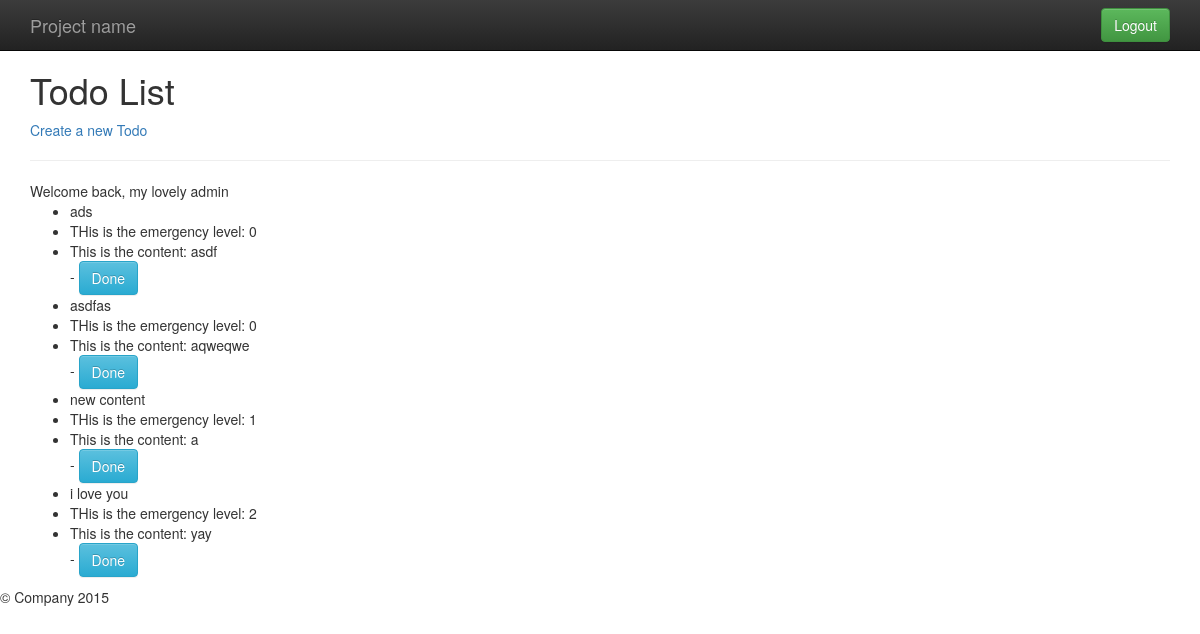
Page /todo/ (signed in) on the earlier database version.
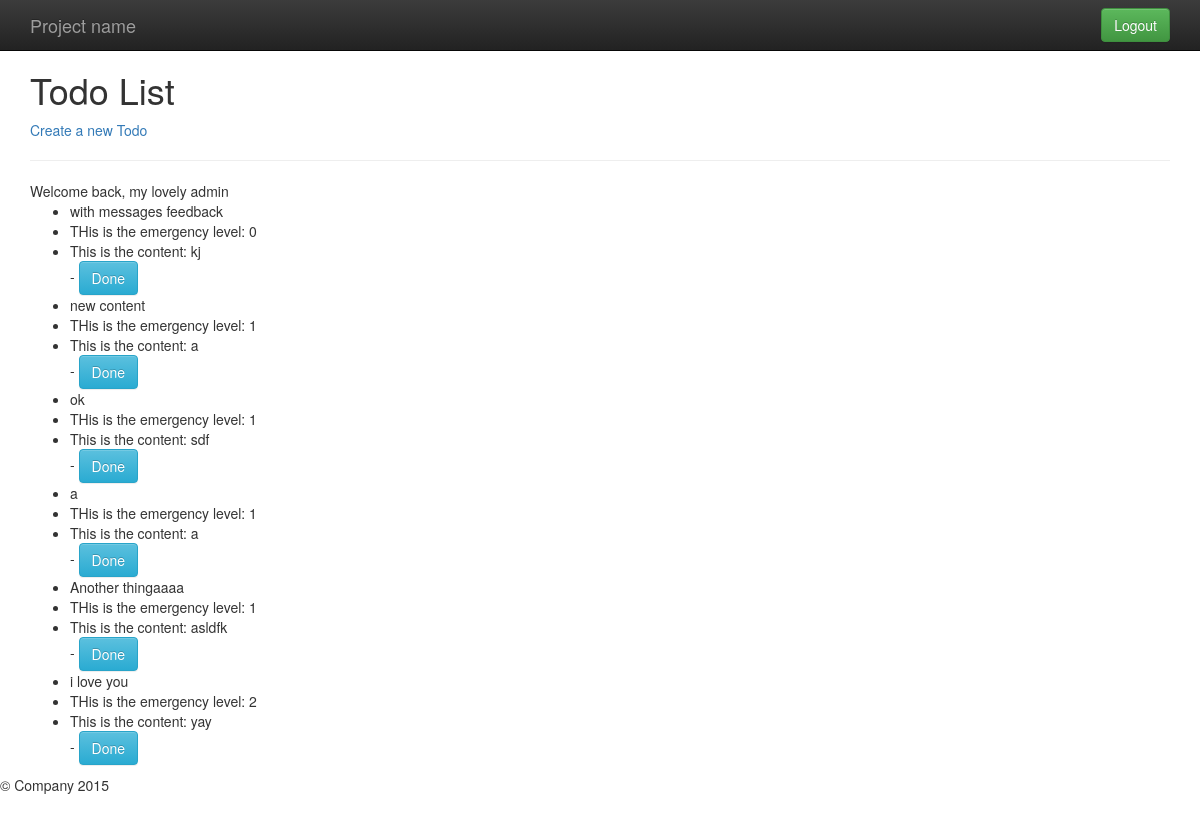
Same page on the later database version.
### taskbuster/models.py (models this page shows, shortened)
class Todo(models.Model):
    level = (
        (0, 'relax'),
        (1, 'emergent'),
        (2, 'superb')
    )
    title = models.CharField(max_length=30)
    content = models.TextField()
    choice = models.SmallIntegerField( choices=level)
    DueTime = models.DateField(default=date.today) # auto_now_add=True

### taskbuster/views.py (the view)
# urls.py: url(r'^todo/$', views.display, name="list"),
def display(request):
    if request.user.is_authenticated():
        queryset=models.Todo.objects.all().order_by("choice")
        return render(request, "taskbuster/display.html", {"queryset":queryset})
    else:
        if request.session.get('has_new', False):
            return HttpResponse("You did it!")
        else:
            return HttpResponse("You are not authorizated")

### taskbuster/templates/taskbuster/display.html (shortened to what this page needs)
{% extends "taskbuster/base.html" %}
{% block content %}
<div class="container">
<h1>Todo List</h1>
<a href="{% url 'create' %}">Create a new Todo</a>
<hr>
{% load account %}
Welcome back, my lovely {% user_display user %}
<ul>
{% for thing in queryset %}
    <li>{{ thing.title }}</li>
    <li> THis is the emergency level: {{ thing.choice }}</li>
    <li> This is the content: {{ thing.content }}</li> - <a class="btn btn-info" href="{% url 'delete' id=thing.id %}" type="button">Done</a>
{% endfor %}
</ul>
</div>
{% endblock %}

### taskbuster/templates/taskbuster/base.html (shortened to what this page needs)
<!doctype html>
{% load staticfiles %}
 <html class="no-js" lang="">
    <head>
        <link rel="stylesheet" href="{% static 'taskbuster/css/bootstrap.min.css' %}">
        <link rel="stylesheet" href="{% static 'taskbuster/css/bootstrap-theme.min.css' %}">
        <link rel="stylesheet" href="{% static 'taskbuster/css/main.css' %}">
    </head>
    <body>
    {% block navbar %}
    <nav class="navbar navbar-inverse navbar-fixed-top" role="navigation">
      <div class="container">
        <div class="navbar-header">
          <a class="navbar-brand" href="#">Project name</a>
        </div>
        <div class="navbar-collapse collapse">
        <div class="navbar-form navbar-right">
          {% if user.is_authenticated %}
            <a id="logout" href="/accounts/logout" class="btn btn-success">Logout</a>
          {% endif %}
        </div>
      </div>
    </nav>
    {% endblock %}
    {% block content %}
    {% endblock %}
    <footer>
      <p>&copy; Company 2015</p>
    </footer>
    </body>
</html>

### taskbuster/templates/taskbuster/base.html (style rules this page uses)
body { padding-top: 50px; padding-bottom: 20px; }

Differences in the rows shown:
removed Todo: title "ads", choice "0", content "asdf"
removed Todo: title "asdfas", choice "0", content "aqweqwe"
added Todo: title "with messages feedback", choice "0", content "kj"
added Todo: title "ok", choice "1", content "sdf"
added Todo: title "a", choice "1", content "a"
added Todo: title "Another thingaaaa", choice "1", content "asldfk"
